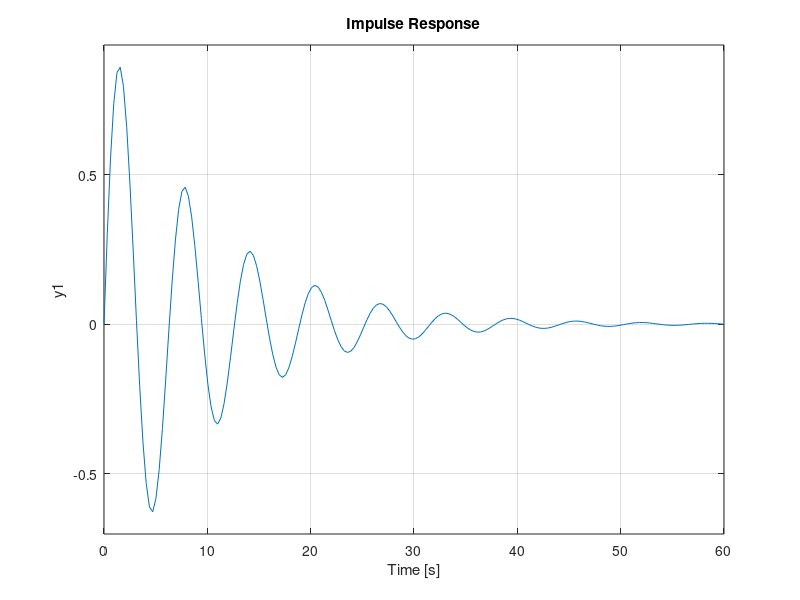
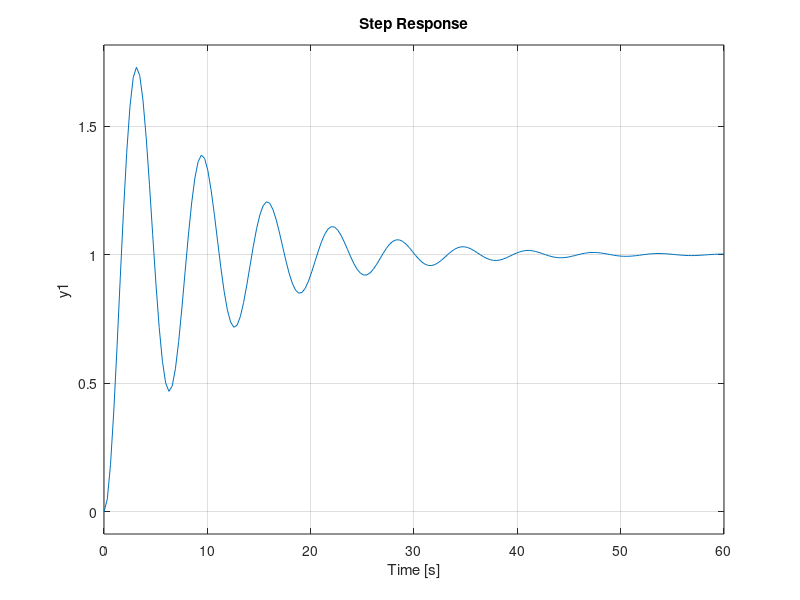

MATLAB code for these plots, in order: (Note: this script raises an error after producing the figures.)
close all; clc; clear all

m = 1;
k = 1;
b = 0.2;
F = 1;

A = [0 1; -k/m -b/m];
B = [0 1/m]';
C = [1 0];
D = [0];

sys = ss(A,B,C,D)

s = tf('s');
sys = 1/(m*s^2+b*s+k)

figure(1)
impulse(sys)

figure(2)
step(sys)


t = 0:0.1:2;
u = zeros(1,size(t,2))+1
x0 = [1000];
figure(3)
lsim(sys,u,t, x0)
